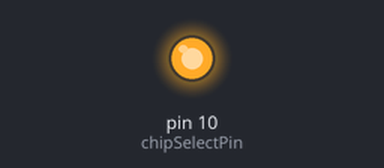
Bench run of a sketch on a simulated Arduino Uno, built with avr-gcc and run on an emulated ATmega328P. Parts: output pins drawn as LEDs (lit = HIGH). What the sketch prints to the serial monitor is not drawn.

Above: at 0.1 s.
Timing chart, 0 to 1.6 s (numbered marks = the images above):
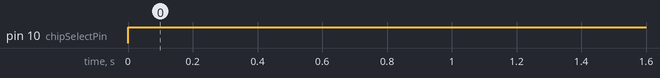

Measured:
- by itself, pin 10 (chipSelectPin): LOW → HIGH at 0.00 s

The sketch:

MCP3914_Arduino_Security.ino
```cpp
#include <SPI.h>

// MCP3914 SPI Configuration
const int chipSelectPin = 10; // Choose a digital pin for the CS (Chip Select) pin

// Define Command Byte for Retrieving Security Code
//#define SECURITY_BYTE 0b01111111
#define SECURITY_BYTE 127

void setup() {
  Serial.begin(9600);

  // Initialize MCP3914 SPI communication
  pinMode(chipSelectPin, OUTPUT);
  digitalWrite(chipSelectPin, HIGH); // Deselect MCP3914
  SPI.begin();

}

void loop() {
  // Read ADC data from channel 0 (you can modify this based on your requirements)
  uint32_t adcValue = readMCP3914Channel(0);

  // Print the ADC value to the serial monitor
  Serial.println("ADC Value: " + String(adcValue));

  delay(1000); // Adjust delay as needed
}


uint32_t readMCP3914Channel(uint8_t channel) {
  // Read the 24-bit ADC value from the specified channel
  uint32_t result = 0;

  // Construct the command byte
  uint8_t cmdByte = SECURITY_BYTE;
  // Select MCP3914 by pulling CS low
  digitalWrite(chipSelectPin, LOW);

  // Send the command byte and read the 3 bytes of data
  SPI.transfer(cmdByte);
  result = SPI.transfer(0);


  // Deselect MCP3914 by pulling CS high
  digitalWrite(chipSelectPin, HIGH);

  return result;
}
```
